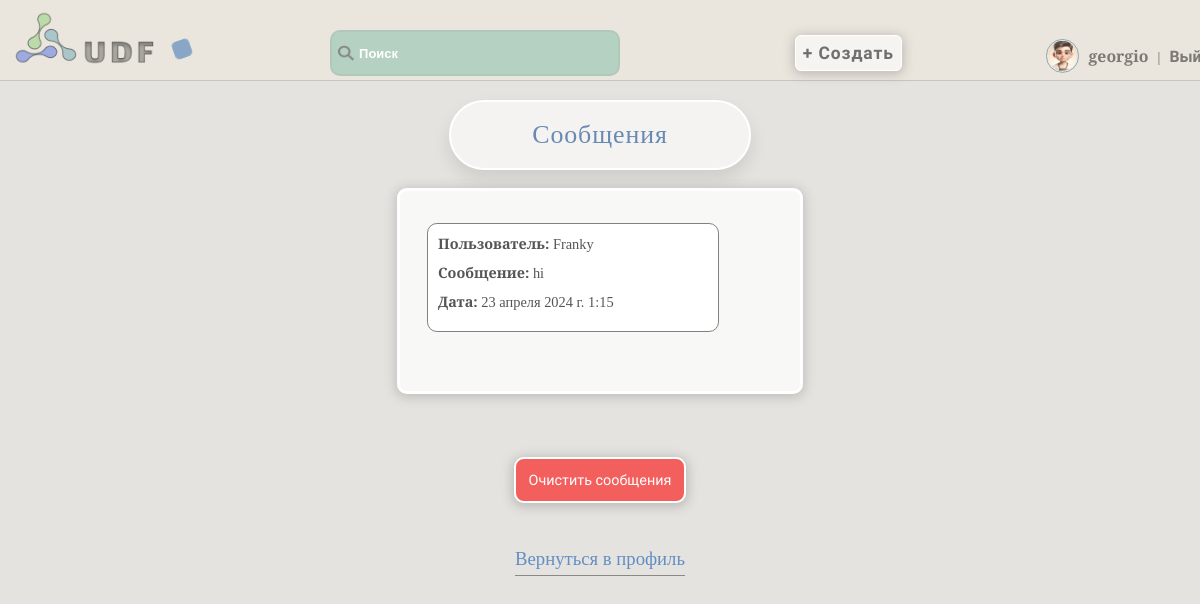
/accounts/inbox/ (signed in), run on an earlier commit of the app's database.
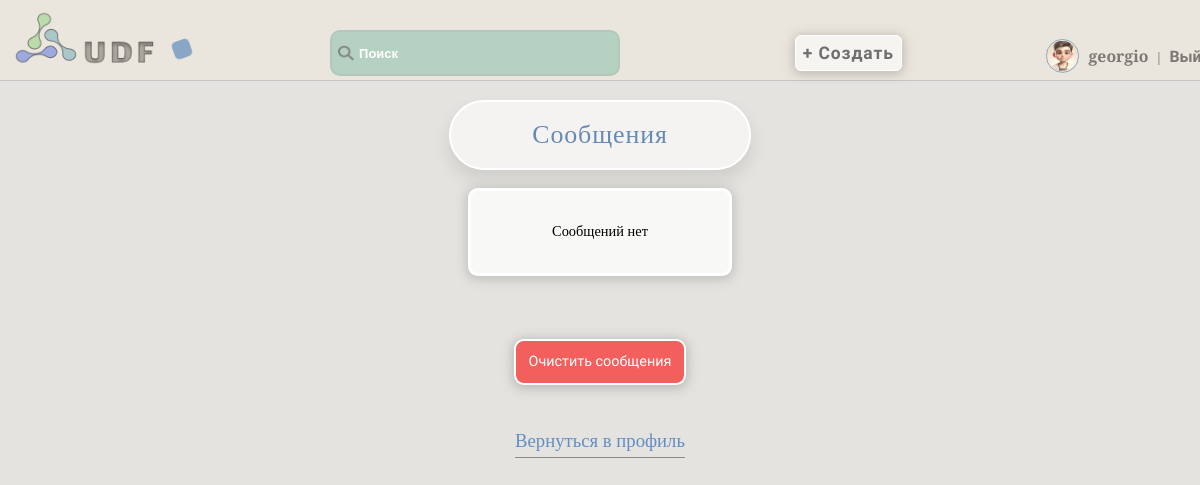
And on a later commit of the database.
### accounts/models.py (models this page shows, shortened)
class User(AbstractUser):
    username = models.CharField(max_length=150, unique=True, verbose_name='Имя')
    password = models.CharField(max_length=128, null=False, blank=False, verbose_name='Пароль')
    bio = models.TextField(blank=True, verbose_name='Биография')
    country = models.CharField(max_length=50, blank=True, verbose_name='Страна')
    city = models.CharField(max_length=50, blank=True, verbose_name='Город')
    is_online = models.BooleanField(default=False, verbose_name='Статус')
    occupation = models.CharField(max_length=50, blank=True, verbose_name='Род деятельности')
    avatar = models.ImageField(upload_to='avatars', blank=True, verbose_name='Аватар')
    date_joined = models.DateTimeField(auto_now_add=True, verbose_name='Дата')
    email = models.EmailField(unique=True)
    gender_choices = [
        ('M', 'Мужской'),
        ('F', 'Женский'),
    ]
    gender = models.CharField(max_length=1, choices=gender_choices, blank=True, verbose_name='Пол')
    age = models.IntegerField(blank=True, null=True, verbose_name='Возраст')
    last_login = models.DateTimeField(default=timezone.now)
    groups = None
    user_permissions = None
    def is_online(self):
        return (timezone.now() - self.last_login).seconds < 3600

class Message(models.Model):
    sender = models.ForeignKey(User, related_name='sent_messages', on_delete=models.CASCADE)
    recipient = models.ForeignKey(User, related_name='received_messages', on_delete=models.CASCADE)
    content = models.TextField()
    timestamp = models.DateTimeField(auto_now_add=True)
    is_read = models.BooleanField(default=False)

### accounts/views.py (the view)
# urls.py: path('inbox/', inbox, name='inbox'),
@login_required
def inbox(request):
    if request.method == 'POST' and 'delete_all' in request.POST:
        Message.objects.filter(recipient=request.user).delete()
        return redirect('inbox')
    unread_messages = Message.objects.filter(recipient=request.user, is_read=False)
    for message in unread_messages:
        message.is_read = True
        message.save()
    messages = Message.objects.filter(recipient=request.user).order_by('-timestamp')
    return render(request, 'messages/inbox.html', {'messages': messages})

### accounts/templates/messages/inbox.html (shortened to what this page needs)
{% extends 'core/base.html' %}
{% block content %}
  <h1>Сообщения</h1>
  <form method="post">
    <div class="inbox-message">
      {% if messages %}
        <ul>
          {% for message in messages %}
            <li>
              <strong>Пользователь:</strong> {{ message.sender.username }}<br>
              <strong>Сообщение:</strong> {{ message.content }}<br>
              <strong>Дата:</strong> {{ message.timestamp }}
            </li>
          {% endfor %}
        </ul>
      {% else %}
        <p>Сообщений нет</p>
      {% endif %}
    </div>
    <button class="del-messages-but" type="submit" name="delete_all">Очистить сообщения</button>
  </form>
  <a class="back-profile" href="{% url 'bio_view' %}">Вернуться в профиль</a>
{% endblock %}

### core/templates/core/base.html (shortened to what this page needs)
<!DOCTYPE html>
{% load static %}
<html lang="en">
<head>
    <link rel="stylesheet" href="{% static 'css/style.css' %}">
    <link rel="stylesheet" href="{% static 'css/media_window.css' %}">
</head>
<body class="loaded">
<div class="menu">
    <div class="wrap">
        <div class="logo" id="logo_animated">
            <a class="logo-menu" href="{% url 'base_with_articles' %}"><img src="{% static 'images/logo.png' %}" alt="logo"></a>
        </div>
        <div class="shape"></div>
        <ul>
            <li>
                <label class="search-icon">
                    <img src="{% static 'images/search.png' %}" alt="Search">
                </label>
                <input class="search-input" type="text" placeholder="Поиск" id="search-input">
            </li>
            <li>
                <a class="add-button" href="{% url 'add_article' %}">
                    <button class="animated_bt" type="button">+ Создать</button>
                </a>
            </li>
            {% if user.is_authenticated %}
            {% if not is_public_profile %}
            <li>
                {% if user.gender == 'M' %}
                <img class="menu-avatar" src="{% static 'images/male_avatar.png' %}" alt="Male Avatar">
                {% elif user.gender == 'F' %}
                <img class="menu-avatar" src="{% static 'images/female_avatar.png' %}" alt="Female Avatar">
                {% else %}
                <img class="menu-avatar" src="{% static 'images/default_avatar.png' %}" alt="Default Avatar">
                {% endif %}
                <a  style="font-family:Spectral SC,serif;" href="{% url 'user_profile' %}">{{ user.username }}</a> | <a  href="{% url 'logout' %}">Выйти</a>
            </li>
            {% endif %}
            {% endif %}
        </ul>
    </div>
</div>
<div class="container">
    <div class="wrap">
        {% block content %}{% endblock %}
    </div>
</body>
</html>

### core/static/css/style.css (style rules this page uses)
body { margin: 0; padding: 0; background: rgba(93, 82, 57, 0.16); zoom: 0.9; opacity: 0; height: auto; }
.menu .wrap { display: flex; position: fixed; z-index: 1000; flex-wrap: nowrap; width: 100%; justify-content: space-between; align-items: center; border-bottom: 2px solid rgb(199, 198, 198); padding: 11px; background: rgba(236, 231, 221, 0.93); }
.menu .logo-menu, .menu ul { display: inline-block; vertical-align: middle; }
.menu ul { flex-grow: 1; display: flex; list-style: none; padding: 0; margin: 0; align-items: baseline; justify-content: space-evenly; }
.menu ul li:last-child { margin-right: 0; position: relative; left: 11%; top: 16px; }
.menu ul li:first-child { margin-right: 0; position: relative; left: 1%; top: 11px; }
.menu ul li:nth-child(2) { margin-right: 0; position: relative; left: 7%; top: 12px; }
ul input { padding: 14px; border-radius: 11px; width: 290px; background: rgba(163, 201, 184, 0.74); color: #646363; margin-right: 11px; font-size: 1em; font-weight: bold; border: 3px solid rgba(171, 170, 170, 0.24); text-indent: 16px; transition: background-color ease-in-out 0.3s; }
.search-input::placeholder { color: #ffffff; font-size: 0.9em; }
ul button { padding: 8px; border-radius: 7px; background: rgba(255, 255, 255, 0.57); font-size: 1.1em; font-family: Play, serif; font-weight: bold; letter-spacing: 1px; box-shadow: 0 2px 12px 2px rgba(112, 110, 110, 0.36); color: rgba(82, 81, 81, 0.82); cursor: pointer; border: 1px solid rgb(255, 255, 255); transition: background-color ease-in-out 0.3s, color ease-in-out 0.3s; }
.menu ul li a { text-decoration: none; color: rgba(65, 64, 64, 0.66); font-weight: bold; font-size: 1.1em; font-family: Play, serif; padding: 6px; transition: color ease-in-out 0.3s; }
.search-icon { position: relative; left:10%; top: 3px; padding:7px; }
.logo-menu { opacity: 0.9; transition: opacity ease-in-out 0.3s; overflow: hidden; }
ul { list-style: none; font-family: Spectral SC, serif; font-weight: 300; color: rgba(59, 58, 53, 0.71); }
.container .wrap { display: flex; flex-direction: column; align-items: center; justify-content: center; }
label, #id_username { color: rgba(100, 100, 100, 0.7); font-weight: bold; font-family: Roboto Condensed, serif; }
.shape { background-color: rgba(113, 150, 194, 0.8); margin-top: 20px; transition: background-color 2.2s ease; animation: colorChange 3s infinite alternate ease-in-out; }
h1 { font-family: Spectral SC, serif; font-size: 1.8em; font-weight: 500; color: rgb(104, 138, 178); border: 3px solid rgb(255, 255, 255); box-shadow: 0 10px 20px rgba(0, 0, 0, 0.1); background-color: rgba(255, 255, 255, 0.6); }
h1,.span-welcome { box-sizing: border-box; text-align: center; padding: 20px 90px; border-radius: 50px; letter-spacing: 1px; }
.menu-avatar { width: 33px; height: 33px; padding: 1px; border-radius: 50%; border: 2px solid rgba(9, 90, 154, 0.53); opacity: 0.8; margin: 0 auto; transform: translateY(11px); }
h1 { margin: 111px auto 0; }
.inbox-message { padding: 20px 90px; background-color: rgba(255, 255, 255, 0.761); border-radius: 11px; margin: 20px; box-sizing: border-box; border: 4px solid white; box-shadow: 0 2px 12px 2px rgba(112, 110, 110, 0.306); }
.del-messages-but { display: block; margin: 0 auto; padding: 14px; margin-bottom: 30px; margin-top: 70px; font-family: Play,serif; font-weight: 500; font-size: 1em; background-color: rgba(255, 0, 0, 0.581); color: white; border: 2.6px solid white; border-radius: 11px; box-shadow: 0 2px 12px 2px rgba(112, 110, 110, 0.36); cursor: pointer; transition: background-color ease-in-out 0.3s,transform ease-in-out 0.3s, border ease-in-out 0.3s, font-weight ease-in-out 0.3s; }
.back-profile, .back-user-menu { text-decoration: none; color: rgb(99, 142, 194); border-bottom: 1px solid #898988; height: 30px; font-size: 1.3em; margin-bottom: 20px; margin-top: 20px; }

What changed in the data, as far as the page shows it:
removed Message: sender.username "Franky", content "hi", timestamp "23 апреля 2024 г. 1:15"
Also different on the page:
text now shown: "Сообщений нет"
